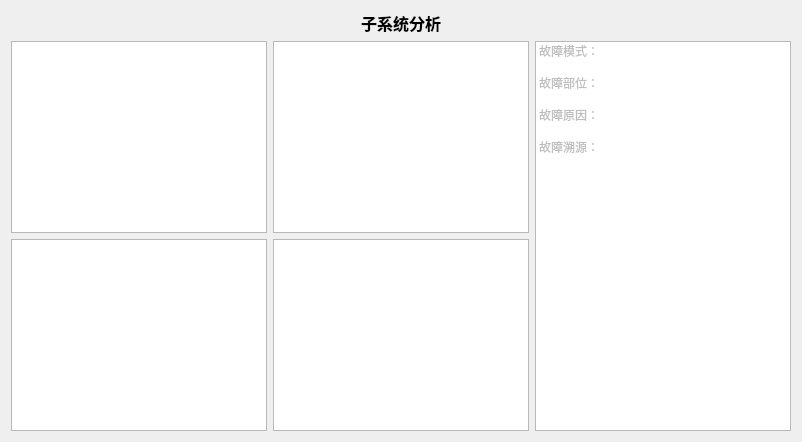
                  <widget class="QWidget" name="page_6">
                   <layout class="QGridLayout" name="gridLayout_9">
                    <item row="0" column="0">
                     <layout class="QVBoxLayout" name="verticalLayout_6">
                      <item>
                       <layout class="QHBoxLayout" name="horizontalLayout_14">
                        <item>
                         <spacer name="horizontalSpacer_5">
                          <property name="orientation">
                           <enum>Qt::Horizontal</enum>
                          </property>
                          <property name="sizeHint" stdset="0">
                           <size>
                            <width>258</width>
                            <height>20</height>
                           </size>
                          </property>
                         </spacer>
                        </item>
                        <item>
                         <widget class="QLabel" name="label_9">
                          <property name="font">
                           <font>
                            <family>Adobe Devanagari</family>
                            <pointsize>12</pointsize>
                            <weight>75</weight>
                            <bold>true</bold>
                           </font>
                          </property>
                          <property name="text">
                           <string>子系统分析</string>
                          </property>
                         </widget>
                        </item>
                        <item>
                         <spacer name="horizontalSpacer_6">
                          <property name="orientation">
                           <enum>Qt::Horizontal</enum>
                          </property>
                          <property name="sizeHint" stdset="0">
                           <size>
                            <width>258</width>
                            <height>20</height>
                           </size>
                          </property>
                         </spacer>
                        </item>
                       </layout>
                      </item>
                      <item>
                       <layout class="QGridLayout" name="gridLayout_6">
                        <item row="0" column="0">
                         <widget class="QGraphicsView" name="pattView_2"/>
                        </item>
                        <item row="0" column="1">
                         <widget class="QGraphicsView" name="posiView_2"/>
                        </item>
                        <item row="0" column="2" rowspan="2">
                         <widget class="QListWidget" name="resultWidget_4">
                          <property name="minimumSize">
                           <size>
                            <width>150</width>
                            <height>0</height>
                           </size>
                          </property>
                          <property name="maximumSize">
                           <size>
                            <width>300</width>
                            <height>16777215</height>
                           </size>
                          </property>
                          <item>
                           <property name="text">
                            <string>故障模式：</string>
                           </property>
                           <property name="flags">
                            <set>ItemIsDragEnabled|ItemIsUserCheckable</set>
                           </property>
                          </item>
                          <item>
                           <property name="text">
                            <string/>
                           </property>
                          </item>
                          <item>
                           <property name="text">
                            <string>故障部位：</string>
                           </property>
                           <property name="flags">
                            <set>ItemIsDragEnabled|ItemIsUserCheckable</set>
                           </property>
                          </item>
                          <item>
                           <property name="text">
                            <string/>
                           </property>
                          </item>
                          <item>
                           <property name="text">
                            <string>故障原因：</string>
                           </property>
                           <property name="flags">
                            <set>ItemIsDragEnabled|ItemIsUserCheckable</set>
                           </property>
                          </item>
                          <item>
                           <property name="text">
                            <string/>
                           </property>
                          </item>
                          <item>
                           <property name="text">
                            <string>故障溯源：</string>
                           </property>
                           <property name="flags">
                            <set>ItemIsDragEnabled|ItemIsUserCheckable</set>
                           </property>
                          </item>
                          <item>
                           <property name="text">
                            <string/>
                           </property>
                          </item>
                         </widget>
                        </item>
                        <item row="1" column="0">
                         <widget class="QGraphicsView" name="reasonView_2"/>
                        </item>
                        <item row="1" column="1">
                         <widget class="QGraphicsView" name="rootView_2"/>
                        </item>
                       </layout>
                      </item>
                     </layout>
                    </item>
                   </layout>
                  </widget>
